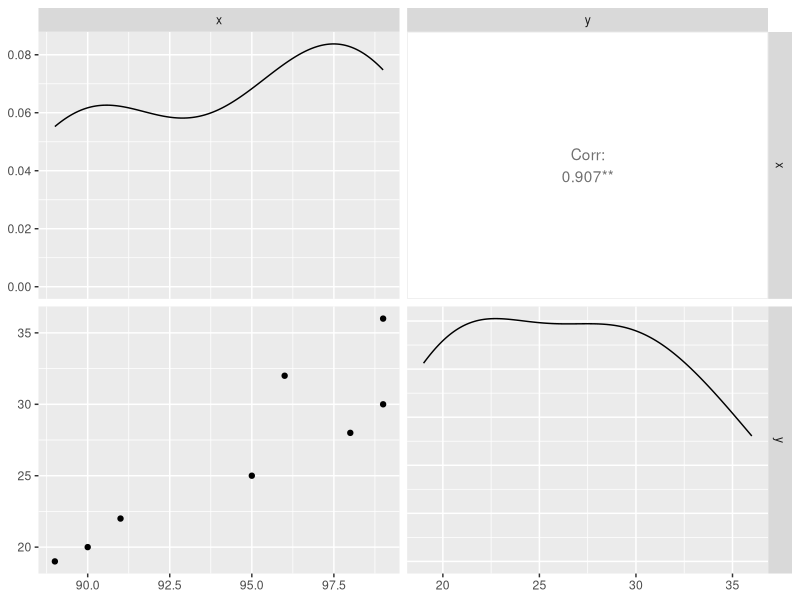
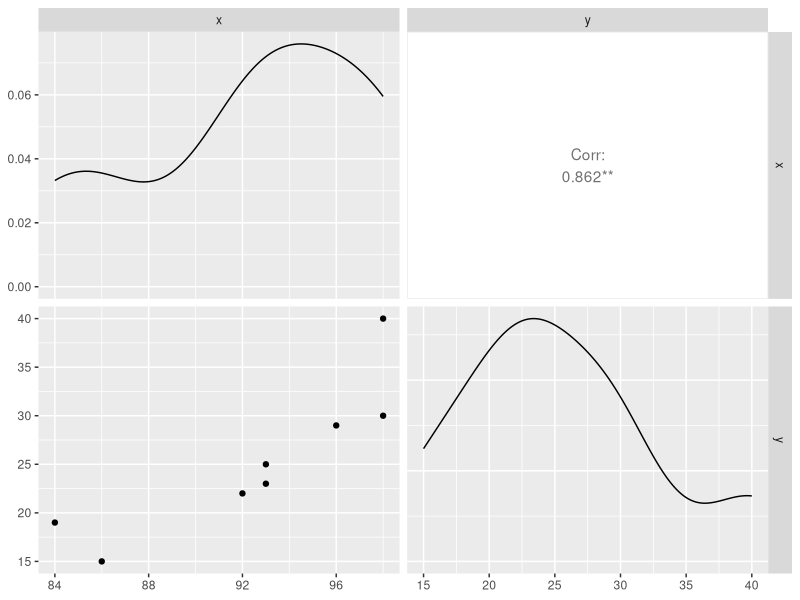

The R source for these figures, in order:
## ---- chunk 1
# Question A.

# The director of manufacturing at a cookies company needs to determine
# whether a new machine is able to produce a particular type of cookies
# according to the manufacturer's specifications, which indicate that
# cookies should have a mean of 70 and standard deviation of 3.5 pounds.
# A sample of 49 cookies reveals a sample mean breaking strength
# of 69.1 pounds.

# A1. State the null and alternative hypothesis :

# Null Hypothesis - Ho: The mean µ = 70
# New machine is able to produce cookies within spec.
# Mean breaking strength is equal to 70

# Alt Hypothesis - Ha: The mean µ ≠ 70
# New machine is not able to produce cookies within spec.
# Mean breaking strength is not equal to 70

# A2. Is there evidence that the machine is not meeting the manufacturer's
# specifications for average strength?

# Use a 0.05 level of significance.
alpha <- 0.05
# Population Mean = 70
a <- 70
# Standard Deviation = 3.5
s <- 3.5
# Sample Size = 49
n <- 49
# Sample Mean = 69.1
xbar <- 69.1
# Calculate Test Statistic:
z <- (xbar-a)/(s/sqrt(n))
z
# Use qnorm() to determine critical values @ 0.05 alpha
# Two tailed test would identify a 0.025 rejection area on each tail
z.half.alpha <- qnorm(1-alpha/2)
# The critical vales are - 1.96 and + 1.96
z.half.alpha
-z.half.alpha
# Determine if the Test Statistic is in the rejection region.
z < -z.half.alpha || abs(z) > z.half.alpha
# -1.96 > -1.80 > 0 < 1.80 < 1.96
# The Test Statistic falls between the critical values in the
# 'do not reject Ho/Null' region. Therefore we can infer
# that there is evidence that the machine is meeting the manufacturer’s 
# specifications for average strength.

# A3. Compute the p value and interpret its meaning.

# Use pnorm() to calculate the p value using the Test Statistic 'Z'
# Then multiply the value by two for the two tailed test.
p <- 2*pnorm(z)
# We get a p value of:
p
# Test to see if this p value is greater than alpha.
p > alpha
# Because the p value is greater than alpha, there is not enough
# evidence to reject the Null hypothesis - Ho.

# A4. What would be your answer in (A2) if the standard
# deviation were specified as 1.75 pounds?

alpha <- 0.05
# Population Mean = 70
a <- 70
# Standard Deviation = 1.75
s <- 1.75
# Sample Size = 49
n <- 49
# Sample Mean = 69.1
xbar <- 69.1
# Calculate Test Statistic:
z <- (xbar-a)/(s/sqrt(n))
z
# Use qnorm() to determine critical values @ 0.05 alpha
# Two tailed test would identify a 0.025 rejection area on each tail
z.half.alpha <- qnorm(1-alpha/2)
# The critical vales are - 1.96 and + 1.96
z.half.alpha
-z.half.alpha
# Determine if the Test Statistic is in the rejection region.
z < -z.half.alpha || abs(z) > z.half.alpha
# -3.60 > -1.96 > 0 < 1.96 < 3.60
# The Test Statistic falls outside the critical values in the
# 'reject Ho/Null' region. Therefore we can infer
# that there is evidence that the machine is not meeting the 
# manufacturer’s specifications for average strength.

# A5. What would be your answer in (A2) if the sample mean were 
# 69 pounds and the standard deviation is 3.5 pounds?

alpha <- 0.05
# Population Mean = 70
a <- 70
# Standard Deviation = 3.5
s <- 3.5
# Sample Size = 49
n <- 49
# Sample Mean = 69
xbar <- 69
# Calculate Test Statistic:
z <- (xbar-a)/(s/sqrt(n))
z
# Use qnorm() to determine critical values @ 0.05 alpha
# Two tailed test would identify a 0.025 rejection area on each tail
z.half.alpha <- qnorm(1-alpha/2)
# The critical vales are - 1.96 and + 1.96
z.half.alpha
-z.half.alpha
# Determine if the Test Statistic is in the rejection region.
z < -z.half.alpha || abs(z) > z.half.alpha
# -2 > -1.96 > 0 < 1.96 < 2
# The Test Statistic falls outside the critical values in the
# 'reject Ho/Null' region. Therefore we can infer
# that there is evidence that the machine is not meeting the 
# manufacturer’s specifications for average strength.
## ---- chunk 2
# Question B. If x̅ = 85, σ = standard deviation = 8, and n=64,
# set up 95% confidence interval estimate of the population mean μ.

# The 'Zc' Critical Value for a 95% Level of Confidence C = 1.96
zc <- 1.96
# Sample Mean = 85
xbar <- 85
# Standard Deviation = 8
s <- 8
# Sample Size = 64
n <- 64

# Calculate Upper Confidence Limit value
xBarPlusE <- xbar + (zc*(s/sqrt(n)))
# Calculate Upper Confidence Limit value
xBarMinusE <- xbar - (zc*(s/sqrt(n)))
# Therefore the 95% confidence interval would be:
print("(83.04,86.96)")
# There is a 95% probability that the population mean
# would be in between these two values.
## ---- chunk 3
# Question C. Given the time spent on assignments each week
# for the sampled girl group and boy group, respectively,
library(GGally)
girls_grades <- c(89, 90, 91, 95, 98, 99, 96, 99)
girls_time_spend <- c(19, 20, 22, 25, 28, 30, 32, 36)

boys_grades <- c(86, 84, 92, 93, 93, 96, 98, 98)
boys_time_spend <- c(15, 19, 22, 23, 25, 29, 30, 40)

# Please perform the correlation analysis:

# C1. Calculate the correlation coefficient (Pearson) between
# time spent and grade for girls' and boys' datasets, respectively.

# The Pearson correlation coefficient between time spent and grade
# for the Girls' dataset:
x<-c(girls_grades)
y<-c(girls_time_spend)
girlsData<-data.frame(x,y)
round(cor(girlsData,method="pearson"),digits=2)
# This result is close to 1 so a strong positive relation is implied.

# The Pearson correlation coefficient between time spent and grade
# for the Boys' dataset:
x<-c(boys_grades)
y<-c(boys_time_spend)
boysData<-data.frame(x,y)
round(cor(boysData,method="pearson"),digits=2)
# This result is close to 1 so a strong positive relation is implied.

# C2. Use ggpairs to plot the time spent and grade for
# girls' and boys' datasets, respectively.

# For the Girls' dataset:
ggpairs(
  girlsData,
  upper = list(wrap("cor", size = 5)),
  diag = list(continuous = "densityDiag"),
)
# For the Boys' dataset:
ggpairs(
  boysData,
  upper = list(wrap("cor", size = 5)), 
  diag = list(continuous = "densityDiag"),
)
